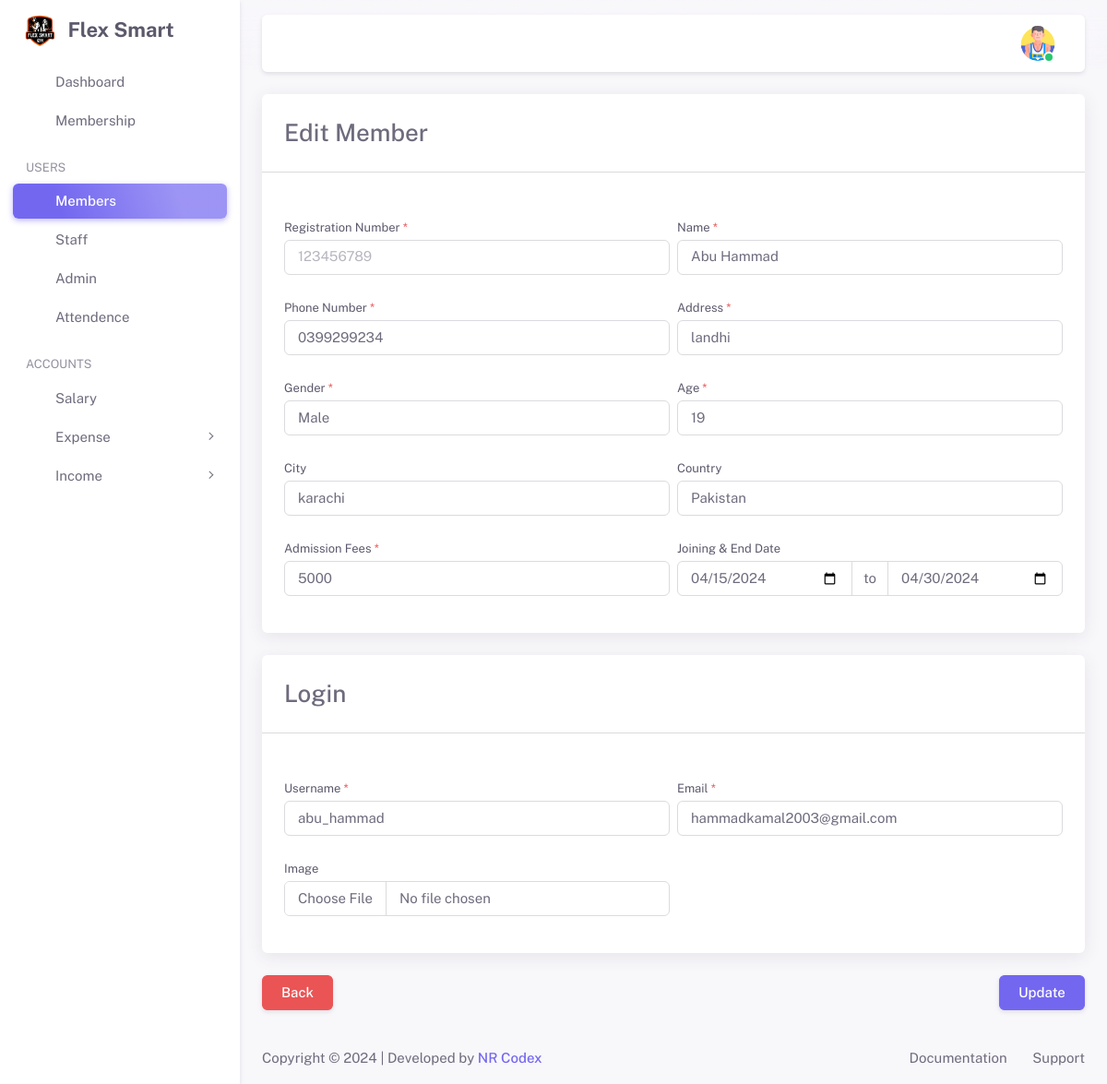
Page /admin/member-edit.php?edit_member=3 (signed in) on the committed database.
### tables this page shows
CREATE TABLE `users_detail` (
  `users_detail_id` int(11) NOT NULL,
  `registration_num` int(11) DEFAULT NULL,
  `full_name` varchar(100) DEFAULT NULL,
  `Phone` varchar(50) DEFAULT NULL,
  `address` varchar(100) DEFAULT NULL,
  `gender` varchar(50) DEFAULT NULL,
  `age` int(11) DEFAULT NULL,
  `city` varchar(50) DEFAULT NULL,
  `country` varchar(50) DEFAULT NULL,
  `image` varchar(255) DEFAULT NULL,
  `membership_id` int(11) DEFAULT NULL,
  `admission_fees` varchar(50) DEFAULT NULL,
  `monthly_fees` varchar(50) DEFAULT NULL,
  `salary` varchar(100) DEFAULT NULL,
  `joining_date` varchar(50) DEFAULT NULL,
  `end_date` varchar(50) DEFAULT NULL,
  `start_timing` varchar(100) DEFAULT NULL,
  `end_timing` varchar(100) DEFAULT NULL,
  `login_time` datetime DEFAULT NULL,
  `logout_time` datetime DEFAULT NULL,
  `created_by` varchar(100) DEFAULT NULL,
  `created_date` varchar(100) DEFAULT NULL,
  `updated_by` varchar(100) DEFAULT NULL,
  `updated_date` varchar(100) DEFAULT NULL
);

CREATE TABLE `users` (
  `user_id` int(11) NOT NULL,
  `username` varchar(100) DEFAULT NULL,
  `email` varchar(100) DEFAULT NULL,
  `password` varchar(255) DEFAULT NULL,
  `role_id` int(11) DEFAULT NULL,
  `token` varchar(255) DEFAULT NULL,
  `status` varchar(50) DEFAULT NULL,
  `users_detail_id` int(11) DEFAULT NULL,
  `created_by` varchar(100) DEFAULT NULL,
  `created_date` varchar(100) DEFAULT NULL,
  `updated_by` varchar(100) DEFAULT NULL,
  `updated_date` varchar(100) DEFAULT NULL
);

### admin/member-edit.php (the view, shortened to what this page needs)
<?php
include_once ('../includes/functions.php');
if (isset($_GET['edit_member'])) {
    $edit_id = mysqli_real_escape_string($conn, $_GET['edit_member']);
    $select_query = mysqli_query($conn, "SELECT users.*, users_detail.*,
    membership.membership_id, membership.membership_name, membership.membership_amount,
    role.role_id, role.name
    FROM users
    INNER JOIN users_detail ON users_detail.users_detail_id = users.users_detail_id
    LEFT JOIN role ON role.role_id = users.role_id
    LEFT JOIN membership ON membership.membership_id = users_detail.membership_id
    WHERE users.user_id = '$edit_id';");
    $check = mysqli_num_rows($select_query);
    if ($check > 0) {
        $fetch_member = mysqli_fetch_assoc($select_query);
        include_once ('./inc/header.php');
        include_once ('./inc/sidebar.php');
        include_once ('./inc/navbar.php');
        ?>
        <div class="container-xxl flex-grow-1 container-p-y">
            <div class="row">
                <form method="POST" id="add_member_form" enctype="multipart/form-data">
                    <div class="col-lg-12">
                        <div class="card mb-4">
                            <h3 class="card-header">Edit Member</h3>
                            <hr class="my-4 mt-0">
                            <div class="card-body">
                                <div class="row g-2">
                                    <div class="col-md-6 col-12 mb-3">
                                        <label for="registration_num" class="form-label">Registration Number
                                            <span class="text-danger">*</span>
                                        </label>
                                        <input type="text" id="registration_num" name="registration_num" placeholder="123456789"
                                            class="form-control" value="<?= $fetch_member['registration_num'] ?>">
                                    </div>
                                    <div class="col-md-6 col-12 mb-3">
                                        <label for="" class="form-label">Name
                                            <span class="text-danger">*</span>
                                        </label>
                                        <input class="form-control" type="text" placeholder="Salman" id="full_name"
                                            name="full_name" value="<?= $fetch_member['full_name'] ?>" />
                                    </div>
                                    <div class="col-md-6 col-12 mb-3">
                                        <label for="phone_no" class="form-label">Phone Number
                                            <span class="text-danger">*</span>
                                        </label>
                                        <input type="text" id="phone_no" name="phone_no" class="form-control"
                                            placeholder="03xxxxxxxxx" value="<?= $fetch_member['Phone'] ?>">
                                    </div>
                                    <div class="col-md-6 col-12 mb-3">
                                        <label for="address" class="form-label">Address
                                            <span class="text-danger">*</span>
                                        </label>
                                        <input type="text" id="address" name="address" placeholder="Address"
                                            class="form-control" value="<?= $fetch_member['address'] ?>">
                                    </div>
                                    <div class="col-md-6 col-12 mb-3">
                                        <label for="gender" class="form-label">Gender
                                            <span class="text-danger">*</span>
                                        </label>
                                        <div class="input-group">
                                            <select id="gender" name="gender" class="form-control">
                                                <option value="<?= $fetch_member['gender'] ?>"><?= $fetch_member['gender'] ?>
                                                </option>
                                            </select>
                                        </div>
                                    </div>
                                    <div class="col-md-6 col-12 mb-3">
                                        <label for="age" class="form-label">Age
                                            <span class="text-danger">*</span>
                                        </label>
                                        <input type="text" id="age" name="age" placeholder="20" class="form-control"
                                            value="<?= $fetch_member['age'] ?>">
                                    </div>
                                    <div class="col-md-6 col-12 mb-3">
                                        <label for="city" class="form-label">City</label>
                                        <input type="text" id="city" name="city" placeholder="Karachi" class="form-control"
                                            value="<?= $fetch_member['city'] ?>">
                                    </div>
                                    <div class="col-md-6 col-12 mb-3">
                                        <label for="country" class="form-label">Country</label>
                                        <input type="text" id="country" name="country" placeholder="Pakistan"
                                            class="form-control" value="<?= $fetch_member['country'] ?>">
                                    </div>
                                    <div class="col-md-6 col-12 mb-3">
                                        <label for="admission_fees" class="form-label">Admission Fees
                                            <span class="text-danger">*</span>
                                        </label>
                                        <input type="text" id="admission_fees" name="admission_fees" placeholder="2000"
                                            class="form-control" value="<?= $fetch_member['admission_fees'] ?>">
                                    </div>
                                    <div class="col-md-6 col-12 mb-3">
                                        <label for="joinning_date" class="form-label">Joining & End Date</label>
                                        <div class="input-group input-daterange" id="bs-datepicker-daterange">
                                            <input type="date" id="joinning_date" name="joinning_date" placeholder="MM/DD/YYYY"
                                                class="form-control" value="<?= $fetch_member['joining_date'] ?>" />
                                            <span class="input-group-text">to</span>
                                            <input type="date" id="end_date" name="end_date" placeholder="MM/DD/YYYY"
                                                class="form-control" value="<?= $fetch_member['end_date'] ?>" />
                                        </div>
                                    </div>
                                </div>
                            </div>
                        </div>
                        <div class="card mb-4">
                            <h3 class="card-header">Login</h3>
                            <hr class="my-4 mt-0">
                            <div class="card-body">
                                <div class="row g-2">
                                    <div class="col-md-6 col-12 mb-3">
                                        <label for="username" class="form-label">Username
                                            <span class="text-danger">*</span>
                                        </label>
                                        <input type="text" id="username" name="username" placeholder="Username"
                                            class="form-control" value="<?= $fetch_member['username'] ?>">
                                    </div>
                                    <div class="col-md-6 col-12 mb-3">
                                        <label for="email" class="form-label">Email
                                            <span class="text-danger">*</span>
                                        </label>
                                        <input type="email" id="email" name="email" placeholder="abc@example.com"
                                            class="form-control" value="<?= $fetch_member['email'] ?>">
                                    </div>
                                    <div class="col-md-6 col-12 mb-3">
                                        <label for="password" class="form-label">Image
                                        </label>
                                        <div class="input-group">
                                            <input type="file" id="image" name="image" class="form-control">
                                        </div>
                                    </div>
                                </div>
                            </div>
                        </div>
                    </div>
                    <div class="row mt-3">
                        <div class="col-md-6 col-6 text-start">
                            <a type="button" href="members-details" class="btn btn-danger text-white text-start">Back</a>
                        </div>
                        <div class="col-md-6 col-6 text-end">
                        <button type="submit" class="btn btn-primary" id="update_member"
                                name="update_member">Update</button>
                        </div>
                    </div>
                </form>
            </div>
        </div>
        <?php
    }
}
?>
<?php
include_once ('./inc/footer.php');
?>

### admin/inc/navbar.php (shortened to what this page needs)
<?php
include_once('../includes/config.php');
$user_select = "SELECT users_detail.full_name, users_detail.image, role.name as role
FROM users
INNER JOIN users_detail ON users_detail.users_detail_id = users.users_detail_id
LEFT JOIN role ON role.role_id = users.role_id
WHERE users.user_id = '{$_SESSION['UID']}'
";
$result = mysqli_query($conn, $user_select);
while ($row = mysqli_fetch_assoc($result)) {
?>
    <div class="layout-page">
        <nav class="layout-navbar container-xxl navbar navbar-expand-xl navbar-detached align-items-center bg-navbar-theme" id="layout-navbar">
            <div class="navbar-nav-right d-flex align-items-center" id="navbar-collapse">
                <ul class="navbar-nav flex-row align-items-center ms-auto">
                    <li class="nav-item navbar-dropdown dropdown-user dropdown">
                        <a class="nav-link dropdown-toggle hide-arrow" href="javascript:void(0);" data-bs-toggle="dropdown">
                            <div class="avatar avatar-online">
                                <img src="<?php if (empty($row['image'])) {
                                                echo "../media/images/admin-profile.png";
                                            } else {
                                                echo '../media/images/' . $row['image'];
                                            } ?>" alt class="h-auto rounded-circle">
                            </div>
                        </a>
                    </li>
                </ul>
            </div>
        </nav>
    <?php
}
    ?>
    <div class="content-wrapper">

### assets/css/demo.css (style rules this page uses)
.layout-navbar-fixed .layout-wrapper:not(.layout-without-menu) .layout-page { padding-top: 64px !important; }
.layout-navbar-fixed .layout-wrapper:not(.layout-horizontal):not(.layout-without-menu) .layout-page { padding-top: 78px !important; }

### rows in the picture
users_detail: image (picture)
users: full_name "Abu Hammad", phone_no "0399299234", address "landhi", gender "Male", age "19", city "karachi", country "Pakistan", admission_fees "5000", joinning_date "04/15/2024", end_date "04/30/2024", username "abu_hammad", email "hammadkamal2003@gmail.com"
